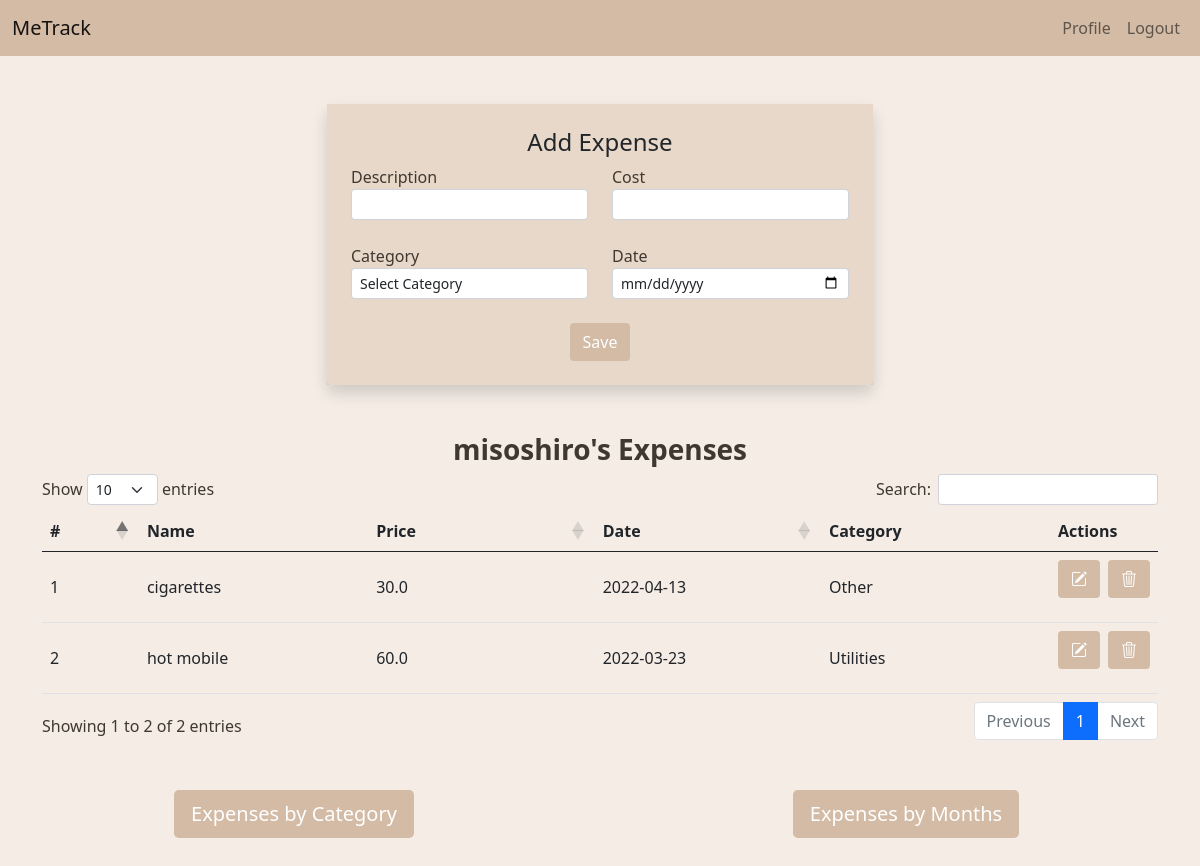
Page /profile (signed in) on the earlier database version.
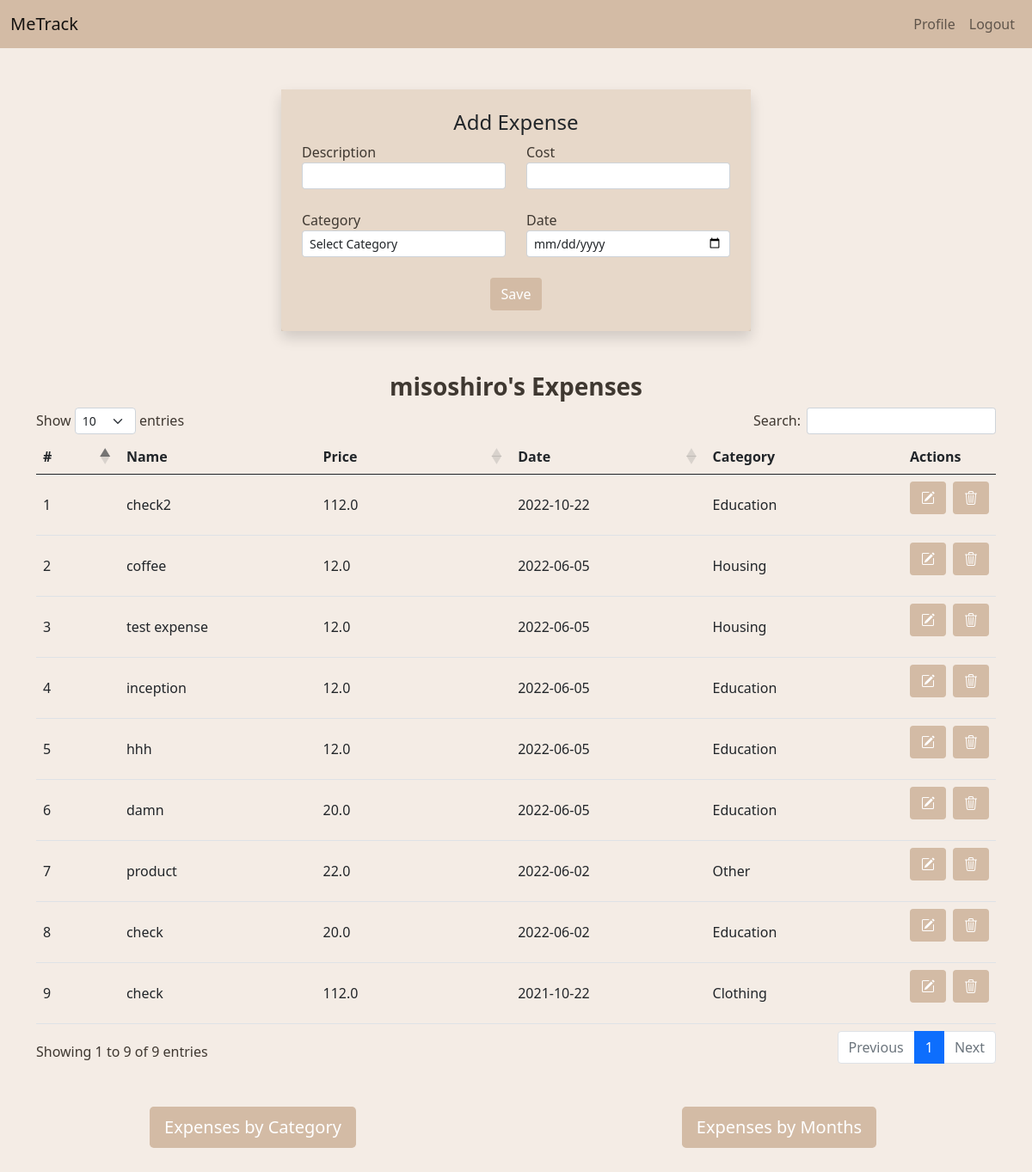
Same page on the later database version.
### Tracker/models.py (models this page shows, shortened)
class Expense(db.Model):
    id = db.Column(db.Integer, primary_key=True)
    name = db.Column(db.String, nullable=False)
    cost = db.Column(db.Float, nullable=False)
    date = db.Column(db.Date, nullable=False)
    user_id = db.Column(db.Integer, db.ForeignKey("user.id"), nullable=False)
    category_id = db.Column(db.Integer, db.ForeignKey("category.id"))

class Category(db.Model):
    id = db.Column(db.Integer, primary_key=True)
    name = db.Column(db.String, nullable=False, unique=True)
    expenses = db.relationship("Expense", backref="expense", lazy=True)

### Tracker/expenses/routes.py (the view)
@expenses.route("/profile", methods=["GET", "POST"])
@login_required
def profile():
    user_expenses = User.get_expenses(current_user.id)
    category_expenses = User.expenses_by_category(current_user.id)
    categories = [expense[0] for expense in category_expenses]
    sums = [expense[1] for expense in category_expenses]
    expenses_months = User.expenses_by_months(current_user.id)
    months = [expense[0] for expense in expenses_months]
    amounts = [expense[1] for expense in expenses_months]
    form = ExpenseForm()
    if request.method == "POST" and form.validate_on_submit():
        Expense.create(form, current_user.id)
        flash(f"{form.name.data} added", "success")
        return redirect(url_for("expenses.profile"))
    return render_template(
        "profile.html",
        form=form,
        category_expenses=category_expenses,
        categories=categories,
        sums=sums,
        months=months,
        amounts=amounts,
        user_expenses=user_expenses,
    )

### Tracker/expenses/forms.py
class ExpenseForm(FlaskForm):
    name = StringField("Description", validators=[DataRequired()])
    cost = FloatField(
        "Cost", validators=[InputRequired(message="Please enter only numbers")]
    )
    category = QuerySelectField(
        query_factory=category_query,
        allow_blank=True,
        blank_text="Select Category",
        get_label="name",
        validators=[DataRequired()],
    )
    date = DateField("Date", validators=[DataRequired()])
    submit = SubmitField("Save")

### Tracker/expenses/forms.py (called while the page is built)
def category_query():
    return Category.query.order_by(Category.name.asc()).all()

### Tracker/models.py (called while the page is built)
@login_manager.user_loader
def load_user(user_id):
    return User.query.get(int(user_id))

    @classmethod
    def get_expenses(cls, current_user_id):
        return (
            db.session.query(Expense, Category.name)
            .join(cls, Category)
            .filter(cls.id == current_user_id)
            .order_by(Expense.date.desc())
            .all()
        )

### Tracker/templates/profile.html (shortened to what this page needs)
{% extends 'base.html' %}
{% block content %}
<section class="container mb-5">
  <div class="row justify-content-center">
    <div class="col-md-6">
      <div class="expense-form" style="background-color:rgb(231, 216, 201)">
        <form action="profile" method="POST" class="mt-5 p-4 rounded shadow">
          <h4 class="text-dark text-center">Add Expense</h4>
          <div class="row">
            <div class="mb-3 col-md-6">
              {{ form.name.label }}
              {{ form.name(class="form-control form-control-sm mb-2") }}
            </div>
            <div class="mb-3 col-md-6">
              {{ form.cost.label }}
              {% if form.cost.errors %}
              {{ form.cost(class="form-control form-control-sm mb-2 is-invalid") }}
              <div class="invalid-feedback">
                  {% for error in form.cost.errors %}
                      <span>{{ error }}</span>
                  {% endfor %}
              </div>
              {% else %}
              {{ form.cost(class="form-control form-control-sm mb-2") }}
              {% endif %}
            </div>
            <div class="mb-3 col-md-6">
              {{ form.category.label }}
              {% if form.category.errors %}
              {{ form.category(class="form-control form-control-sm mb-2 is-invalid") }}
              <div class="invalid-feedback">
                  {% for error in form.category.errors %}
                      <span>{{ error }}</span>
                  {% endfor %}
              </div>
              {% else %}
              {{ form.category(class="form-control form-control-sm mb-2") }}
              {% endif %}
            </div>
            <div class="mb-3 col-md-6">
              {{form.date.label}}
              {{form.date(class="form-control form-control-sm mb-2")}}
            </div>
            <div class="col-12 text-center">
              {{ form.submit(class='btn btn-brown')}}
            </div>
          </div>
        </form>
      </div>
    </div>
  </div>
</section>
{% include 'table.html' %}
{% include 'graphs.html' %}
{% endblock content %}

### Tracker/templates/table.html
{% if user_expenses %}
<section class="container">
  <div class="row mt-6">
  <h3 class="text-center fw-bold">{{current_user.username}}'s Expenses</h3>
    <div class="table-responsive">
      <table class="table table-responsive table-hover align-middle" id="expenses-table">
        <thead>
          <tr>
            <th style="width: 8%;">#</th>
            <th style="width: 23%;">Name</th>
            <th style="width: 23%;">Price</th>
            <th style="width: 23%;">Date</th>
            <th style="width: 23%;">Category</th>
            <th style="width: 23%;">Actions</th>
          </tr>
        </thead>
        <tbody>
          {% for expense in user_expenses %}
            <tr>
              <td>{{ loop.index }}</td>
              <td>{{ expense[0].name }}</td>
              <td>{{ expense[0].cost }}</td>
              <td>{{ expense[0].date }}</td>
              <td>{{ expense[1]}}</td>
              <td>
                <div class="d-flex flex-row mb-3">
                  <a href="{{ url_for('expenses.edit_expense', expense_id=expense[0].id) }}" class="btn btn-brown btn-xs ">
                    <i class="bi bi-pencil-square"></i>
                  </a>
                  <a href="{{ url_for('expenses.delete_expense', expense_id=expense[0].id) }}" class="btn btn-brown btn-xs ms-2">
                    <i class="bi bi-trash3"></i>
                  </a>
                </div>
              </td>
            </tr>
          {% endfor %}
        </tbody>
      </table>
    </div>
  </div>
</section>
{% endif %}

Differences in the rows shown:
removed Expense: name "cigarettes", cost "30.0", date "2022-04-13", name "Other"
removed Expense: name "hot mobile", cost "60.0", date "2022-03-23", name "Utilities"
added Expense: name "check2", cost "112.0", date "2022-10-22", name "Education"
added Expense: name "coffee", cost "12.0", date "2022-06-05", name "Housing"
added Expense: name "test expense", cost "12.0", date "2022-06-05", name "Housing"
added Expense: name "inception", cost "12.0", date "2022-06-05", name "Education"
added Expense: name "hhh", cost "12.0", date "2022-06-05", name "Education"
added Expense: name "damn", cost "20.0", date "2022-06-05", name "Education"
added Expense: name "product", cost "22.0", date "2022-06-02", name "Other"
added Expense: name "check", cost "20.0", date "2022-06-02", name "Education"
added Expense: name "check", cost "112.0", date "2021-10-22", name "Clothing"
Other differences:
text written by a page script: "Show entries Search: Showing 1 to 2 of 2 entries Previous 1 Next" → "Show entries Search: Showing 1 to 9 of 9 entries Previous 1 Next"
